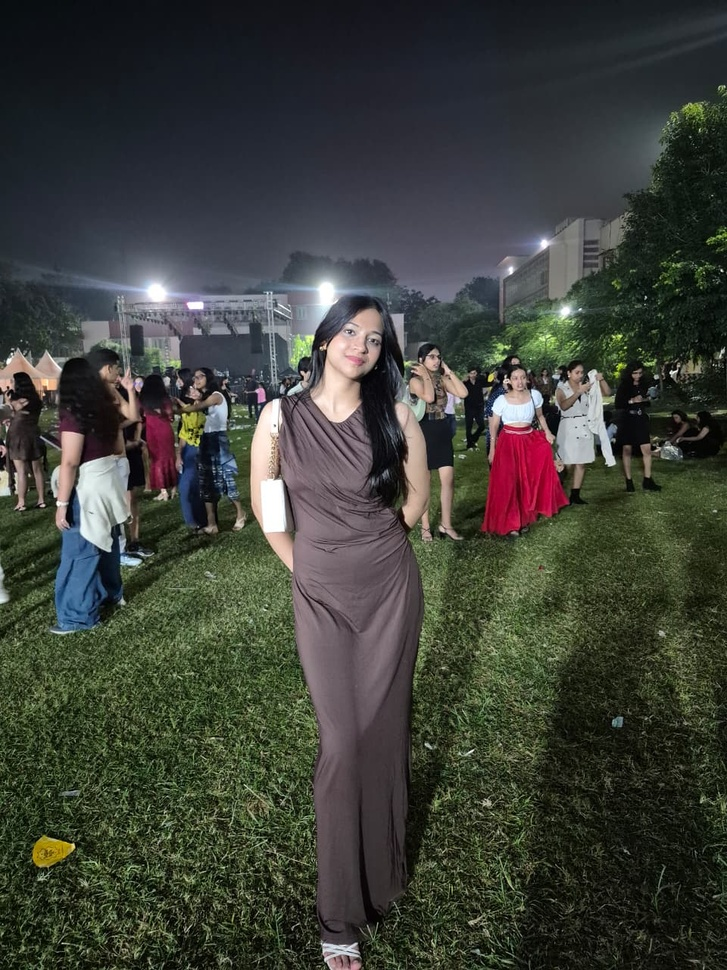
#> input picture web/_uploads/crowd/290696a5_WhatsApp Image 2026-11-25 at 01.00.00.jpeg, 727 x 970 px, shrunk from 960 x 1280 before the run
$ python -i stage3a_clahe.py   (imports and definitions only)
#> lines starting #> are read from the running program, lines starting #| are printed output that depends on the picture
#> further down, picture is the input picture: shape (970, 727, 3); mean B, G, R 57.2, 64.6, 61.8
"""
STAGE 3a — CLAHE enhancement for SOFT-quality faces ONLY.

Takes ONLY the face crops classified as SOFT by SHQS. Never touches NO or STRONG images.
Applies adaptive CLAHE on the LAB-L channel (preserves colour).

Input:  BGR numpy array of a single face crop
Output: BGR numpy array (enhanced)
"""

import cv2
import numpy as np

CLAHE_CLIP       = 2.0
CLAHE_MIN_TILE_PX = 16
CLAHE_MAX_TILES  = 8


def clahe_enhance(bgr, clip=CLAHE_CLIP, min_tile_px=CLAHE_MIN_TILE_PX,
                  max_tiles=CLAHE_MAX_TILES):
    """CLAHE on LAB-L only (colour kept); tile grid adapts to image size."""
#> called with clip = 2, min_tile_px = 16, max_tiles = 8
    h, w = bgr.shape[:2]
#> h = 970; w = 727
    tiles = int(np.clip(min(h, w) // min_tile_px, 2, max_tiles))
#> tiles = 8
    l, a, b = cv2.split(cv2.cvtColor(bgr, cv2.COLOR_BGR2LAB))
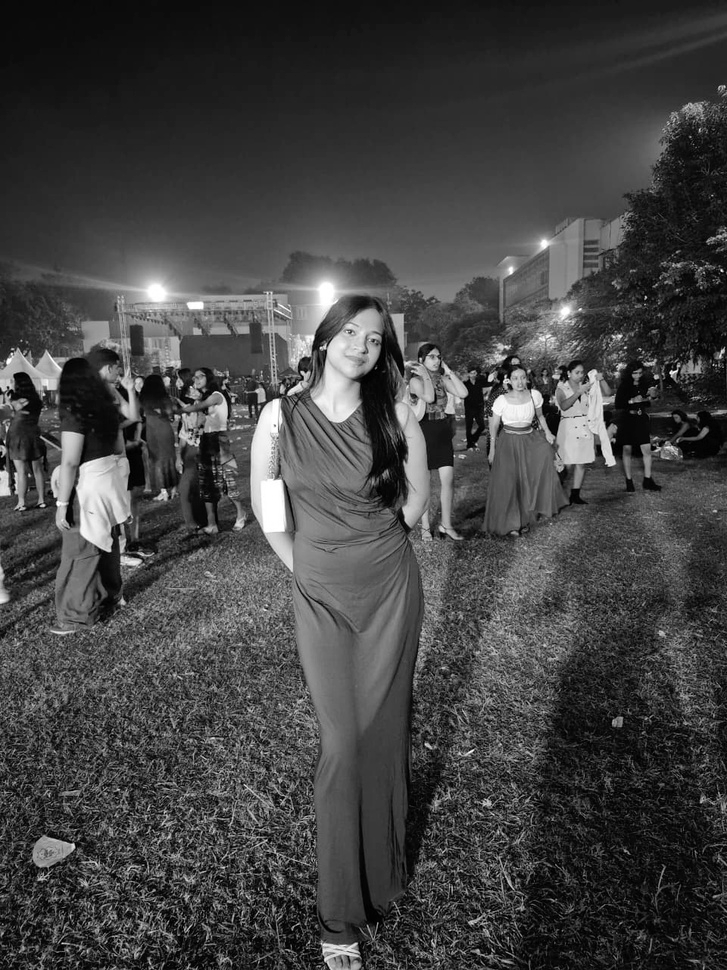
#> l: shape (970, 727); min 0, max 255, mean 67.2
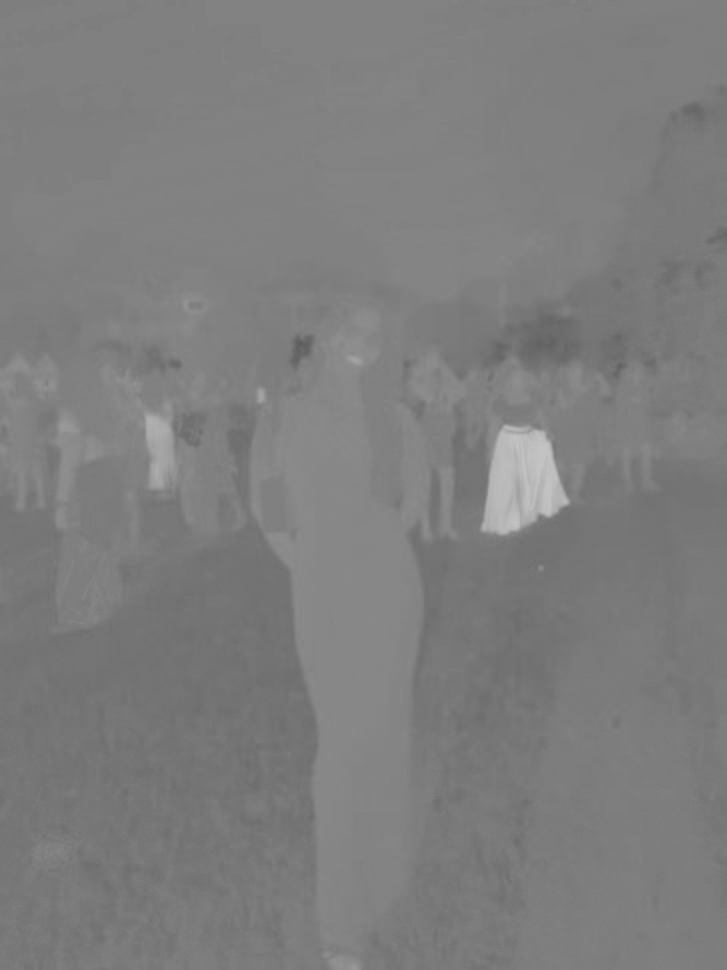
#> a: shape (970, 727); min 93, max 196, mean 125.5
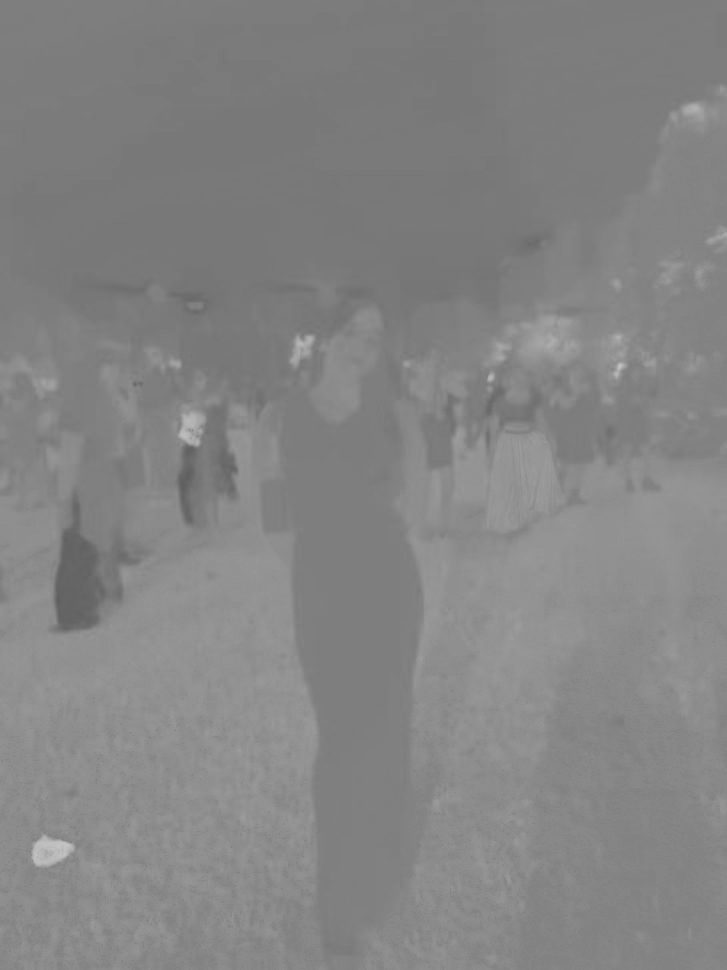
#> b: shape (970, 727); min 94, max 196, mean 132.1
    l = cv2.createCLAHE(clipLimit=clip, tileGridSize=(tiles, tiles)).apply(l)
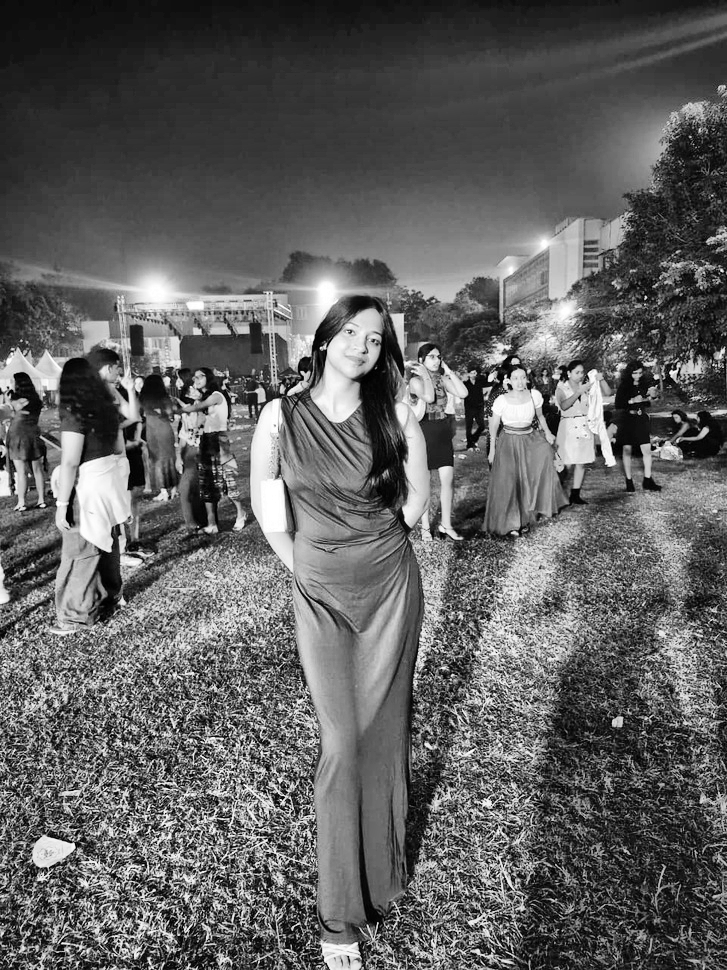
#> l: shape (970, 727); min 0, max 255, mean 96.3
    return cv2.cvtColor(cv2.merge([l, a, b]), cv2.COLOR_LAB2BGR)
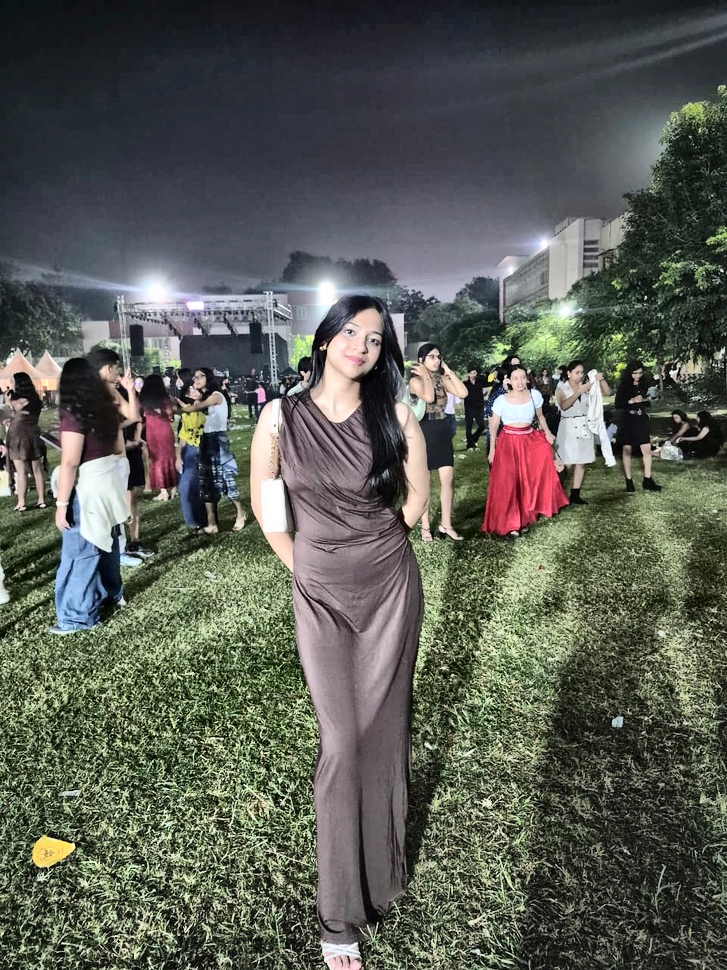
#> returned value: shape (970, 727, 3); mean B, G, R 84.7, 92.7, 89.6

>>> import cv2
>>> picture = cv2.imread('../web/_uploads/crowd/290696a5_WhatsApp Image 2026-11-25 at 01.00.00.jpeg')
>>> result = clahe_enhance(picture)
